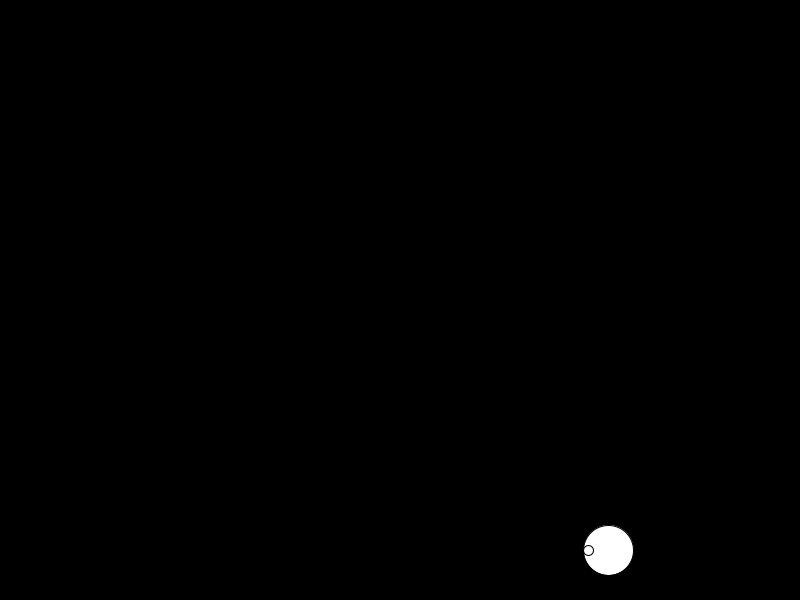
Frame 1 (no input)
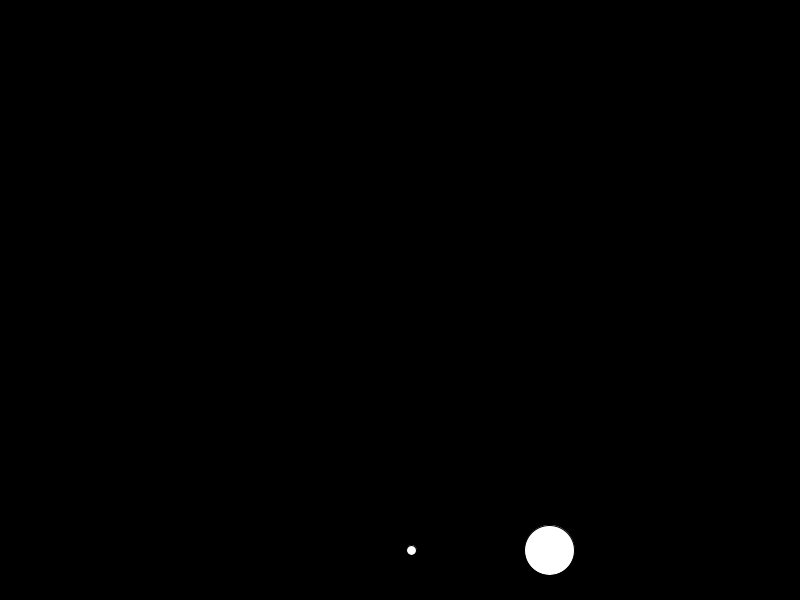
Frame 60 (the mouse pressed at the canvas centre just before this capture)
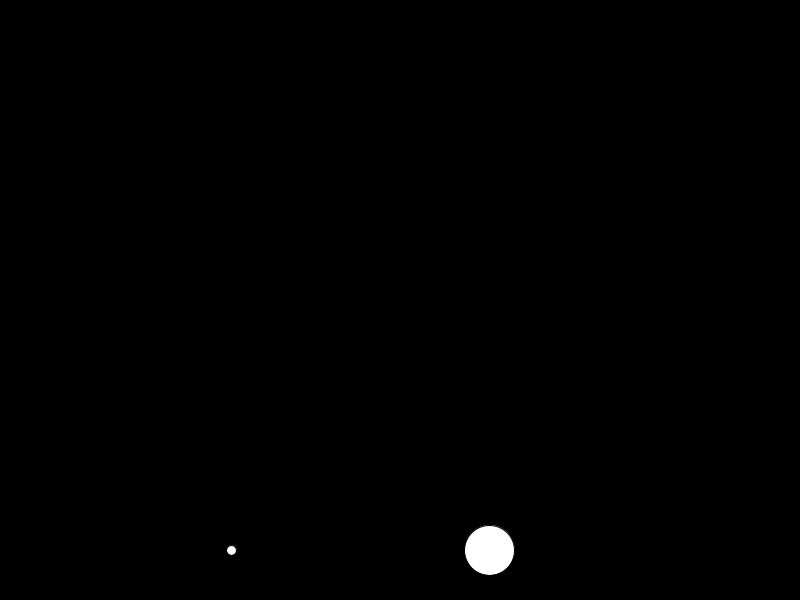
Frame 120 (the mouse held since frame 60 and released just before this capture)

The Processing sketch that drew these frames (run headless with seeded random() and noise(); from frame 60 on, the mouse is pressed at the canvas centre):

// Processing sketch: Enemies
// ── Enemies.pde
Enemy e= new Enemy(random(350, 750), 550);
void setup() {
  size(800, 600);
}

void draw() {
  background(0);

  e.display();
  e.move();
  e.attack();
}


///////////////////
class Enemy {
  PVector locEnemy, locBullet, velEnemy, velBullet;
  float d;

  Enemy(float x, float y) {
    locEnemy= new PVector (x, y);
    velEnemy= new PVector(-1, 0);
    locBullet= new PVector (x-20,y);
    velBullet= new PVector(-3,0);
    
    d=50;
  }

  void display() {
    ellipse(locEnemy.x, locEnemy.y, d, d);
  }
  void move() {
    locEnemy.add(velEnemy);
  }
  void attack() {
    ellipse(locBullet.x, locBullet.y, d-40, d-40);
    locBullet.add(velBullet);
  }
//
//  void checkForCharacter(Chracterclass c) {
//    if (loc.dist(c.loc)<d/2+c.d/2) {
//      e.attack();
//    }
//  }
}
